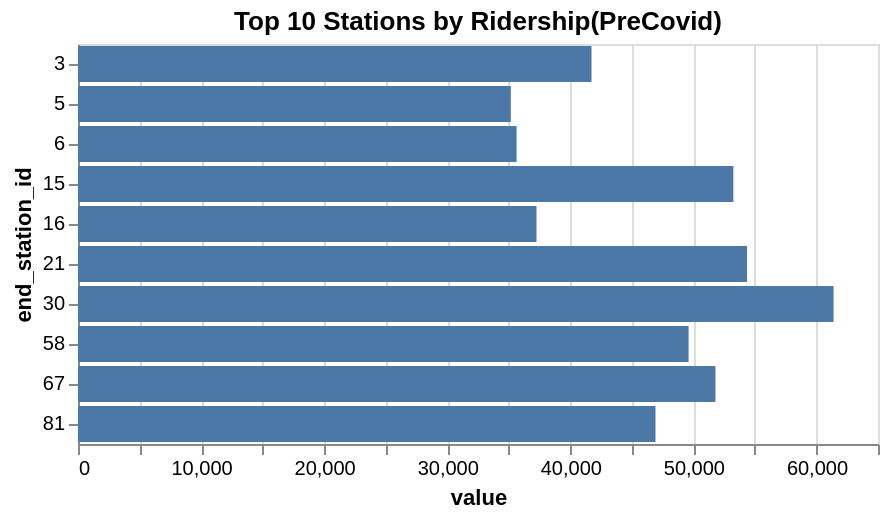

Here is the Vega-Lite specification saved for this chart:
### Vega-Lite specification from a JSON file in a GitHub repository (floating-point values rounded to 4 significant figures)
{"config": {"view": {"continuousWidth": 400, "continuousHeight": 300}}, "data": {"name": "data-9c0171c8db2c9a629df85a6e78424cdd"}, "mark": "bar", "encoding": {"x": {"type": "quantitative", "field": "value"}, "y": {"type": "ordinal", "field": "end_station_id"}}, "height": 200, "title": "Top 10 Stations by Ridership(PreCovid)", "$schema": "https://vega.github.io/schema/vega-lite/v4.8.1.json", "datasets": {"data-9c0171c8db2c9a629df85a6e78424cdd": [{"end_station_id": 30.0, "end_station_latitude": 37.78, "end_station_longitude": -122.4, "value": 61391, "type": "Feature", "geometry": {"type": "Point", "coordinates": [-122.4, 37.78]}}, {"end_station_id": 21.0, "end_station_latitude": 37.79, "end_station_longitude": -122.4, "value": 54359, "type": "Feature", "geometry": {"type": "Point", "coordinates": [-122.4, 37.79]}}, {"end_station_id": 15.0, "end_station_latitude": 37.8, "end_station_longitude": -122.4, "value": 53247, "type": "Feature", "geometry": {"type": "Point", "coordinates": [-122.4, 37.8]}}, {"end_station_id": 67.0, "end_station_latitude": 37.78, "end_station_longitude": -122.4, "value": 51793, "type": "Feature", "geometry": {"type": "Point", "coordinates": [-122.4, 37.78]}}, {"end_station_id": 58.0, "end_station_latitude": 37.78, "end_station_longitude": -122.4, "value": 49611, "type": "Feature", "geometry": {"type": "Point", "coordinates": [-122.4, 37.78]}}, {"end_station_id": 81.0, "end_station_latitude": 37.78, "end_station_longitude": -122.4, "value": 46921, "type": "Feature", "geometry": {"type": "Point", "coordinates": [-122.4, 37.78]}}, {"end_station_id": 3.0, "end_station_latitude": 37.79, "end_station_longitude": -122.4, "value": 41724, "type": "Feature", "geometry": {"type": "Point", "coordinates": [-122.4, 37.79]}}, {"end_station_id": 16.0, "end_station_latitude": 37.79, "end_station_longitude": -122.4, "value": 37254, "type": "Feature", "geometry": {"type": "Point", "coordinates": [-122.4, 37.79]}}, {"end_station_id": 6.0, "end_station_latitude": 37.8, "end_station_longitude": -122.4, "value": 35636, "type": "Feature", "geometry": {"type": "Point", "coordinates": [-122.4, 37.8]}}, {"end_station_id": 5.0, "end_station_latitude": 37.78, "end_station_longitude": -122.4, "value": 35167, "type": "Feature", "geometry": {"type": "Point", "coordinates": [-122.4, 37.78]}}]}}
